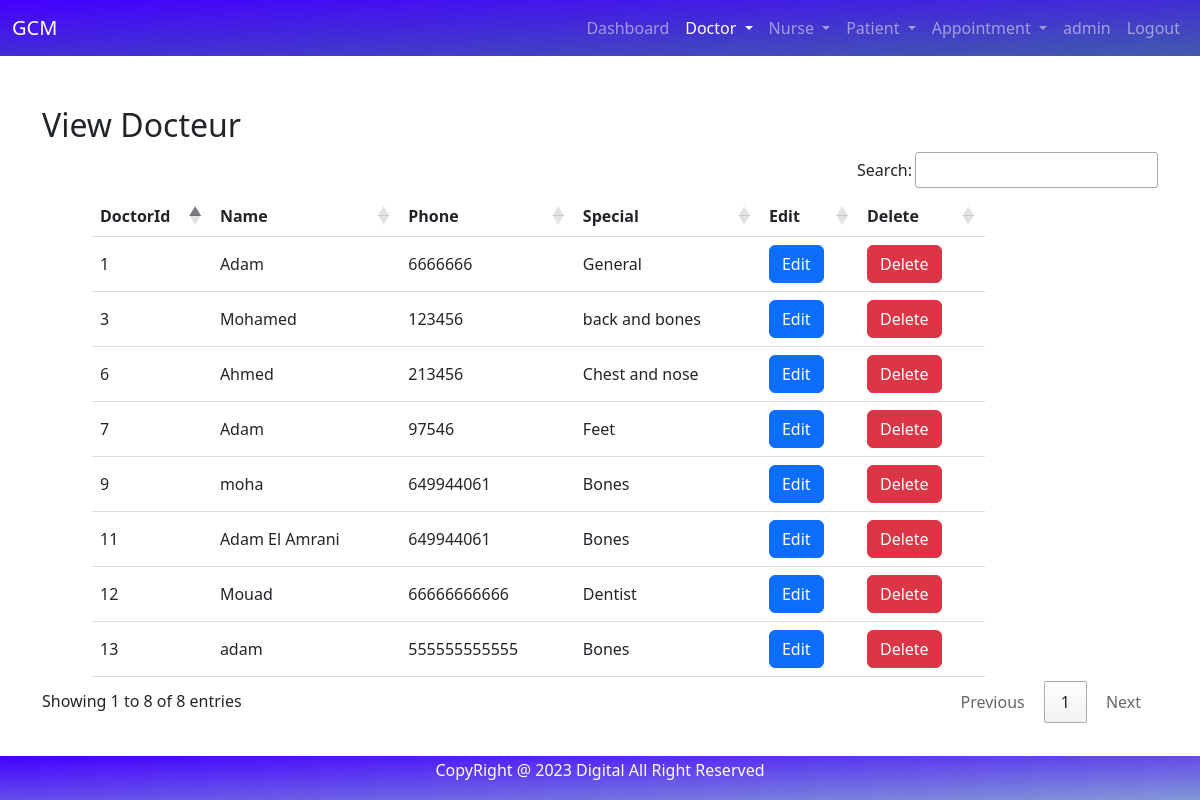
Page /view_doctor/ (signed in) on the earlier database version.
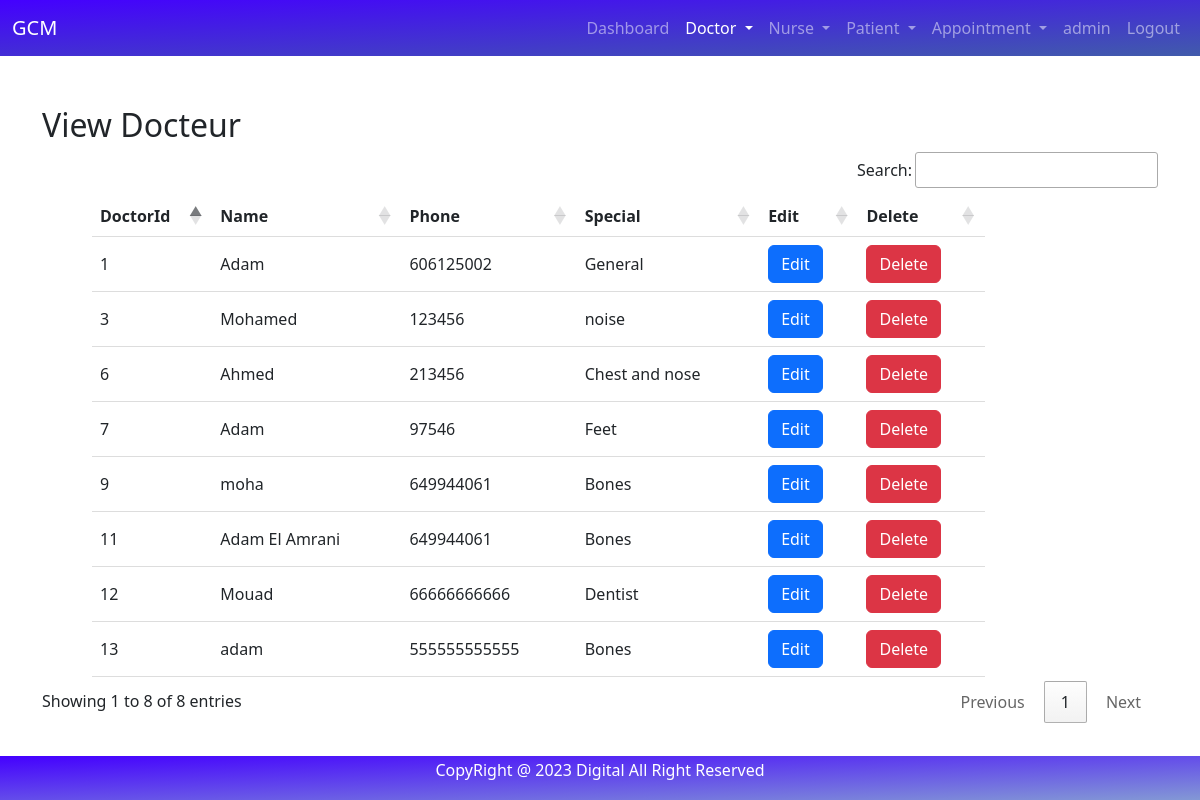
Same page on the later database version.
### hospital/models.py (models this page shows, shortened)
class Doctor(models.Model):
    Name = models.CharField(max_length=50)
    Phone = models.IntegerField()
    SP = models.CharField(max_length=50)
    email = models.EmailField(max_length=240,null=True)
    password = models.CharField(max_length=50,null=True)
    type_personnel = "doctor"

### hospital/views.py (the view)
# urls.py: path('view_doctor/', View_doctor, name='view_doctor'),
def View_doctor(request):
    active_page = 'doctor'
    if not request.user.is_staff:
        return redirect('login')
    doctors = Doctor.objects.all()
    doc = {'doctors' : doctors}
    return render(request, 'view_doctor.html', {**doc, 'active_page': active_page})

### hospital/templates/view_doctor.html
{% include "base.html"%}
{% include "navbar.html"%}
{% load static %}
{% block content%}
<div class="container" style="margin-top: 50px; margin-bottom:80px;">
    <h2>View Docteur</h2>
    <table id="table">
        <thead>
            <tr id="tr">
                <th id="th">DoctorId</th>
                <th id="th">Name</th>
                <th id="th">Phone</th>
                <th id="th">Special</th>
                <th id="th">Edit</th>
                <th id="th">Delete</th>
            </tr>
        </thead>
        <tbody>
            {% for doctor in doctors %}
            <tr id="tr">
                <td id="td">{{doctor.id}}</td>
                <td id="td">{{doctor.Name}}</td>
                <td id="td">{{doctor.Phone}}</td>
                <td id="td">{{doctor.SP}}</td>
                <td id="td"><a href="{% url 'edit_doctor' doctor.id %}" class="btn btn-primary">Edit</a></td>
                <td id="td"><a href="{% url 'delete_doctor' doctor.id %}" onclick="return confirm('Are you sure ?')" class="btn btn-danger">Delete</a></td>
            </tr>
            {% endfor %}
        </tbody>
    </table>
</div>
{% endblock content%}
{% include 'footer.html'%}

Differences in the rows shown:
changed Doctor "General": Phone "6666666" → "606125002"
changed Doctor "Mohamed": SP "back and bones" → "noise"
